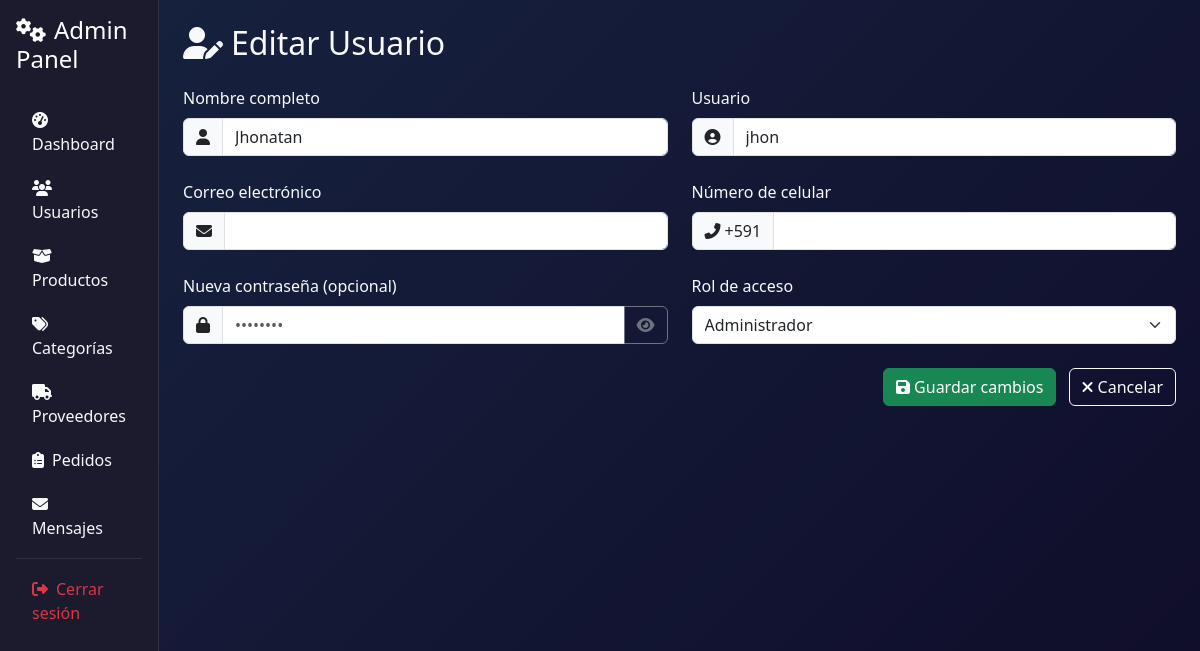
Page /admin/usuarios/editar/1 (signed in) on the committed database.
### models/usuario.py (models this page shows, shortened)
class Usuario(db.Model):
    __tablename__ = 'usuarios'
    id = db.Column(db.Integer, primary_key=True)
    nombre = db.Column(db.String(100), nullable=False)
    username = db.Column(db.String(80), unique=True, nullable=False)
    password = db.Column(db.String(200), nullable=False)
    rol = db.Column(db.String(20), nullable=False)
    correo = db.Column(db.String(120))
    celular = db.Column(db.String(20))

### controllers/admin_controller.py (the view)
@admin_bp.route('/usuarios/editar/<int:id>')
def editar_usuario(id):
    if session.get('rol') != 'admin':
        flash('Acceso denegado.', 'danger')
        return redirect(url_for('usuario.login'))
    usuario = Usuario.query.get(id)
    if not usuario:
        flash('Usuario no encontrado.', 'danger')
        return redirect(url_for('admin.lista_usuarios'))
    return render_template('admin/usuarios/editar.html', usuario=usuario)

### app.py (called while the page is built)
@app.context_processor
def inject_active_path():
    def is_active(path):
        return 'active' if request.path == path else ''
    return dict(is_active=is_active)

@app.context_processor
def cantidad_carrito():
    def contar_productos():
        if session.get('rol') == 'cliente' and session.get('id'):
            items = Carrito.query.filter_by(usuario_id=session['id']).all()
            return len(items)
        return 0
    return dict(cantidad_en_carrito=contar_productos())

### templates/admin/usuarios/editar.html (shortened to what this page needs)
{% extends 'base_admin.html' %}
{% block content %}
<h2 class="mb-4"><i class="fas fa-user-edit me-2"></i>Editar Usuario</h2>
<form action="{{ url_for('admin.actualizar_usuario', id=usuario.id) }}" method="POST" class="row g-4 needs-validation" novalidate>
  <div class="col-md-6">
    <label for="nombre" class="form-label">Nombre completo</label>
    <div class="input-group">
      <span class="input-group-text"><i class="fas fa-user"></i></span>
      <input type="text" class="form-control" id="nombre" name="nombre" value="{{ usuario.nombre }}" required>
    </div>
  </div>
  <div class="col-md-6">
    <label for="username" class="form-label">Usuario</label>
    <div class="input-group">
      <span class="input-group-text"><i class="fas fa-user-circle"></i></span>
      <input type="text" class="form-control" id="username" name="username" value="{{ usuario.username }}" required>
    </div>
  </div>
  <div class="col-md-6">
    <label for="correo" class="form-label">Correo electrónico</label>
    <div class="input-group">
      <span class="input-group-text"><i class="fas fa-envelope"></i></span>
      <input type="email" class="form-control" id="correo" name="correo" value="{{ usuario.correo or '' }}">
    </div>
  </div>
  <div class="col-md-6">
    <label for="celular" class="form-label">Número de celular</label>
    <div class="input-group">
      <span class="input-group-text"><i class="fas fa-phone-alt me-1"></i>+591</span>
      <input type="text" class="form-control" id="celular" name="celular"
             value="{{ usuario.celular[3:] if usuario.celular and usuario.celular.startswith('591') else usuario.celular or '' }}">
    </div>
  </div>
  <div class="col-md-6">
    <label for="password" class="form-label">Nueva contraseña (opcional)</label>
    <div class="input-group">
      <span class="input-group-text"><i class="fas fa-lock"></i></span>
      <input type="password" class="form-control" id="password" name="password" placeholder="••••••••">
      <button type="button" class="btn btn-outline-secondary" onclick="togglePassword()" title="Mostrar/ocultar">
        <i class="fas fa-eye" id="toggleIcon"></i>
      </button>
    </div>
  </div>
  <div class="col-md-6">
    <label for="rol" class="form-label">Rol de acceso</label>
    <select class="form-select" name="rol" id="rol">
      <option value="admin" {% if usuario.rol == 'admin' %}selected{% endif %}>Administrador</option>
    </select>
  </div>
  <div class="col-12 text-end">
    <button class="btn btn-success btn-glow me-2" type="submit">
      <i class="fas fa-save me-1"></i>Guardar cambios
    </button>
    <a href="{{ url_for('admin.lista_usuarios') }}" class="btn btn-outline-light">
      <i class="fas fa-times me-1"></i>Cancelar
    </a>
  </div>
</form>
{% endblock %}

### templates/base_admin.html (style rules this page uses)
:root { --admin-sidebar: #1a1a2e; --admin-main: #16213e; --admin-accent: #0f3460; }
body { font-family: 'Segoe UI', system-ui, sans-serif; overflow-x: hidden; }

### rows in the picture
Usuario: nombre "Jhonatan", username "jhon", rol "Administrador"
